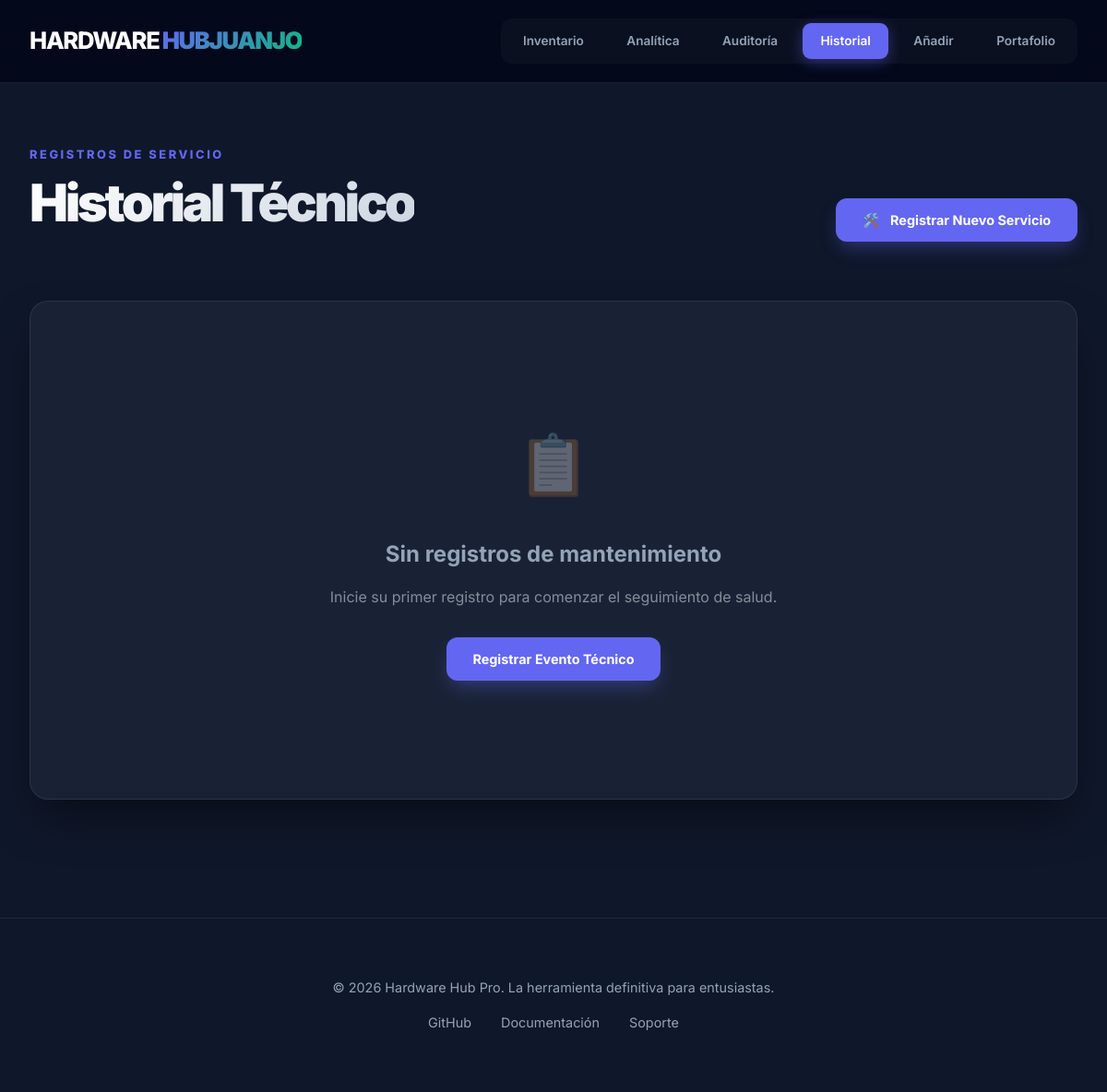
The page /historial.php on the database as committed earlier.
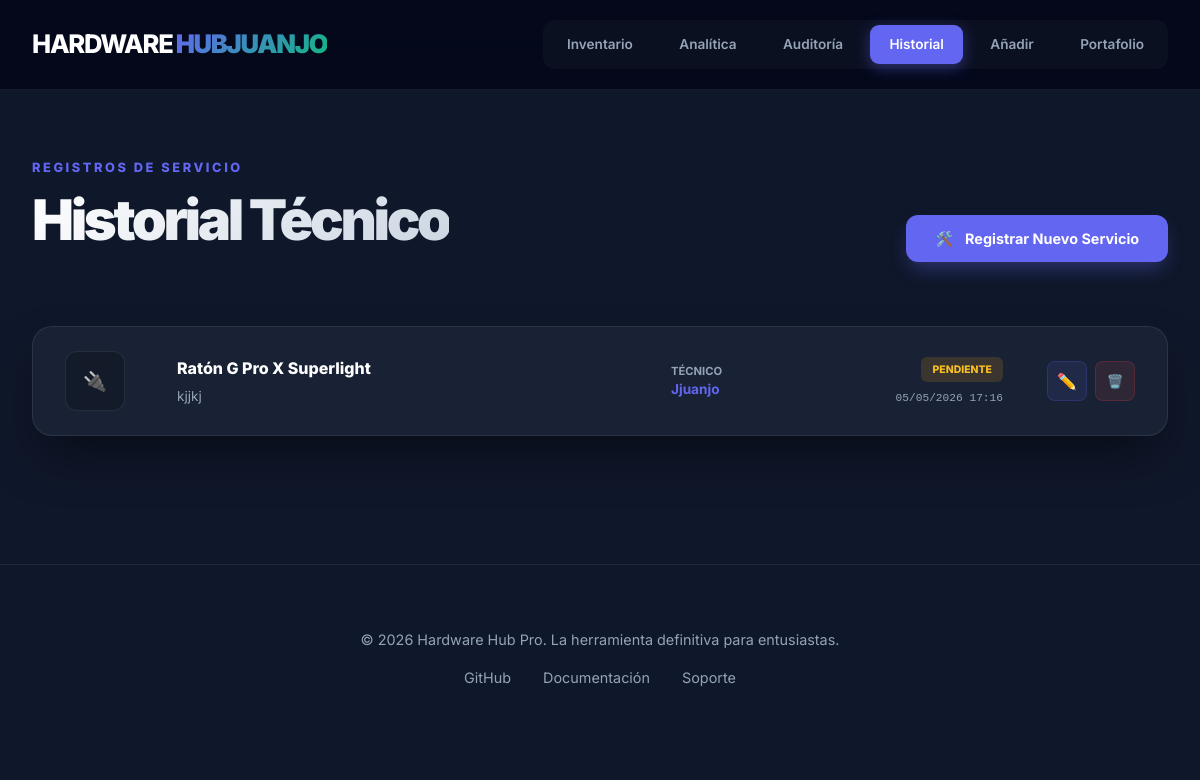
The same page on the database as committed later.
### tables this page shows
CREATE TABLE `mantenimientos` (
  `id` int(11) NOT NULL,
  `componente_id` int(11) NOT NULL,
  `fecha` datetime DEFAULT current_timestamp(),
  `descripcion` text NOT NULL,
  `tecnico` varchar(100) DEFAULT 'Admin Juanjo',
  `estado` enum('Pendiente','Completado','Fallo') DEFAULT 'Completado'
);

CREATE TABLE `componentes` (
  `id` int(11) NOT NULL,
  `nombre` varchar(200) NOT NULL,
  `descripcion` text DEFAULT NULL,
  `precio` decimal(10,2) NOT NULL,
  `stock` int(11) DEFAULT 0,
  `marca_id` int(11) NOT NULL,
  `categoria` varchar(100) DEFAULT 'Sin categoría',
  `imagen_url` varchar(500) DEFAULT NULL
);

### historial.php (the view, shortened to what this page needs)
<?php
$currentPage = 'historial';
require_once 'layout/header.php';
$sql = "SELECT m.*, c.nombre AS componente_nombre, c.imagen_url
        FROM mantenimientos m
        JOIN componentes c ON m.componente_id = c.id
        ORDER BY m.fecha DESC";
$stmt = $pdo->query($sql);
$historial = $stmt->fetchAll();
?>
<main class="container">
    <header class="reveal" style="margin-bottom: 4rem; display: flex; justify-content: space-between; align-items: flex-end;">
        <div>
            <span style="color: var(--primary); font-weight: 800; text-transform: uppercase; letter-spacing: 0.2em; font-size: 0.8rem;">REGISTROS DE SERVICIO</span>
            <h1 class="text-gradient">Historial Técnico</h1>
        </div>
        <a href="registrar_mantenimiento.php" class="btn btn-primary">
            <span>🛠️</span> Registrar Nuevo Servicio
        </a>
    </header>
    <?php if (count($historial) > 0): ?>
        <div style="display: flex; flex-direction: column; gap: 1.5rem;">
            <?php foreach ($historial as $log): ?>
                <div class="glass reveal" style="padding: 1.5rem 2rem; border-radius: var(--radius); display: grid; grid-template-columns: 80px 1fr 150px 150px 100px; align-items: center; gap: 2rem;">
                    <div style="width: 60px; height: 60px; border-radius: 12px; background: rgba(0,0,0,0.2); overflow: hidden; border: 1px solid var(--border);">
                        <?php if (!empty($log['imagen_url'])): ?>
                            <img src="<?php echo htmlspecialchars($log['imagen_url']); ?>" style="width: 100%; height: 100%; object-fit: cover;">
                        <?php else: ?>
                            <div style="width: 100%; height: 100%; display: flex; align-items: center; justify-content: center; font-size: 1.2rem;">🔌</div>
                        <?php endif; ?>
                    </div>
                    <div>
                        <div style="font-weight: 800; color: white;"><?php echo htmlspecialchars($log['componente_nombre']); ?></div>
                        <p style="font-size: 0.85rem; color: var(--text-muted); margin-top: 0.4rem; line-height: 1.4;"><?php echo htmlspecialchars($log['descripcion']); ?></p>
                    </div>
                    <div>
                        <div style="font-size: 0.7rem; color: var(--text-muted); text-transform: uppercase; font-weight: 700;">Técnico</div>
                        <div style="font-weight: 700; color: var(--primary); font-size: 0.85rem;"><?php echo htmlspecialchars($log['tecnico']); ?></div>
                    </div>
                    <div style="text-align: right;">
                        <span style="display: inline-block; padding: 0.3rem 0.7rem; border-radius: 6px; font-size: 0.65rem; font-weight: 800; text-transform: uppercase;
                            <?php
                                if($log['estado'] == 'Completado') echo 'background: rgba(16, 185, 129, 0.15); color: #4ade80;';
                                elseif($log['estado'] == 'Pendiente') echo 'background: rgba(245, 158, 11, 0.15); color: #fbbf24;';
                                else echo 'background: rgba(239, 68, 68, 0.15); color: #f87171;';
                            ?>">
                            <?php echo $log['estado']; ?>
                        </span>
                        <div style="font-size: 0.7rem; color: var(--text-muted); margin-top: 0.5rem; font-family: monospace;">
                            <?php echo date('d/m/Y H:i', strtotime($log['fecha'])); ?>
                        </div>
                    </div>
                    <div style="text-align: right; display: flex; gap: 0.5rem; justify-content: flex-end;">
                        <a href="editar_mantenimiento.php?id=<?php echo $log['id']; ?>" class="btn-icon" style="background: rgba(99, 102, 241, 0.1); color: #818cf8; border: 1px solid rgba(99, 102, 241, 0.2); width: 40px; height: 40px; border-radius: 8px; cursor: pointer; transition: all 0.3s; display: flex; align-items: center; justify-content: center; text-decoration: none;" title="Editar Registro">
                            ✏️
                        </a>
                        <button onclick="confirmarBorrado(<?php echo $log['id']; ?>)" class="btn-icon" style="background: rgba(239, 68, 68, 0.1); color: #f87171; border: 1px solid rgba(239, 68, 68, 0.2); width: 40px; height: 40px; border-radius: 8px; cursor: pointer; transition: all 0.3s; display: flex; align-items: center; justify-content: center;" title="Eliminar Registro">
                            🗑️
                        </button>
                    </div>
                </div>
            <?php endforeach; ?>
        </div>
    <?php else: ?>
        <div class="glass reveal" style="padding: 8rem 0; text-align: center; border-radius: var(--radius);">
            <div style="font-size: 4rem; margin-bottom: 2rem; opacity: 0.3;">📋</div>
            <h2 style="color: var(--text-muted);">Sin registros de mantenimiento</h2>
            <p style="margin-top: 1rem; opacity: 0.5;">Inicie su primer registro para comenzar el seguimiento de salud.</p>
            <a href="registrar_mantenimiento.php" class="btn btn-primary" style="margin-top: 2rem;">Registrar Evento Técnico</a>
        </div>
    <?php endif; ?>
</main>
<?php require_once 'layout/footer.php'; ?>

### layout/header.php (shortened to what this page needs)
<!DOCTYPE html>
<html lang="es">
<head>
    <link rel="stylesheet" href="styles.css">
    <link rel="stylesheet" href="https://cdnjs.cloudflare.com/ajax/libs/animate.css/4.1.1/animate.min.css" />
</head>
<body>
    <nav>
        <div class="nav-container">
            <a href="index.php" class="logo">HARDWARE<span>HUBJUANJO</span></a>
            <div class="nav-links">
                <a href="index.php" class="<?php echo ($currentPage == 'index') ? 'active' : ''; ?>">Inventario</a>
                <a href="analitica.php"
                    class="<?php echo ($currentPage == 'analitica') ? 'active' : ''; ?>">Analítica</a>
                <a href="auditoria.php"
                    class="<?php echo ($currentPage == 'auditoria') ? 'active' : ''; ?>">Auditoría</a>
                <a href="historial.php"
                    class="<?php echo ($currentPage == 'historial') ? 'active' : ''; ?>">Historial</a>
                <a href="nuevo.php" class="<?php echo ($currentPage == 'nuevo') ? 'active' : ''; ?>">Añadir</a>
                <a href="portafolio.html">Portafolio</a>
            </div>
        </div>
    </nav>

### layout/footer.php (shortened to what this page needs)
    <footer style="margin-top: 8rem; padding: 4rem 0; border-top: 1px solid var(--border); text-align: center;">
        <div class="container" style="margin: 0 auto; color: var(--text-muted); font-size: 0.9rem;">
            <p>&copy; <?php echo date('Y'); ?> Hardware Hub Pro. La herramienta definitiva para entusiastas.</p>
            <div style="margin-top: 1rem; display: flex; justify-content: center; gap: 2rem;">
                <a href="#" style="color: var(--text-muted); text-decoration: none;">GitHub</a>
                <a href="#" style="color: var(--text-muted); text-decoration: none;">Documentación</a>
                <a href="#" style="color: var(--text-muted); text-decoration: none;">Soporte</a>
            </div>
        </div>
    </footer>
</body>
</html>

### styles.css (style rules this page uses)
:root { --bg: #0f172a; --bg-alt: #1e293b; --text: #f1f5f9; --text-muted: #94a3b8; --primary: #6366f1; --primary-glow: rgba(99, 102, 241, 0.3); --accent: #10b981; --border: rgba(255, 255, 255, 0.08); --surface: rgba(30, 41, 59, 0.7); --radius: 20px; --transition: all 0.4s cubic-bezier(0.4, 0, 0.2, 1); }
* { margin: 0; padding: 0; box-sizing: border-box; -webkit-font-smoothing: antialiased; }
body { font-family: 'Inter', system-ui, -apple-system, sans-serif; background-color: var(--bg); color: var(--text); line-height: 1.5; min-height: 100vh; }
.text-gradient { background: linear-gradient(135deg, #fff 0%, #cbd5e1 100%); -webkit-background-clip: text; background-clip: text; -webkit-text-fill-color: transparent; }
h1 { font-size: 3.5rem; font-weight: 900; letter-spacing: -0.06em; }
.glass { background: var(--surface); backdrop-filter: blur(20px); -webkit-backdrop-filter: blur(20px); border: 1px solid var(--border); box-shadow: 0 25px 50px -12px rgba(0, 0, 0, 0.5); }
.container { max-width: 1300px; margin: 4rem auto; padding: 0 2rem; }
nav { background: rgba(2, 6, 23, 0.8); backdrop-filter: blur(24px); padding: 1.25rem 0; border-bottom: 1px solid var(--border); position: sticky; top: 0; z-index: 1000; }
.nav-container { max-width: 1300px; margin: 0 auto; padding: 0 2rem; display: flex; justify-content: space-between; align-items: center; }
.logo { font-family: 'Inter', sans-serif; font-weight: 800; font-size: 1.6rem; letter-spacing: -0.05em; color: white; text-decoration: none; transition: var(--transition); display: flex; align-items: center; gap: 0.2rem; }
.logo span { color: var(--primary); background: linear-gradient(135deg, var(--primary) 0%, var(--accent) 100%); -webkit-background-clip: text; background-clip: text; -webkit-text-fill-color: transparent; font-weight: 900; }
.nav-links { display: flex; gap: 0.5rem; background: rgba(255, 255, 255, 0.03); padding: 0.3rem; border-radius: 12px; }
.nav-links a { text-decoration: none; color: var(--text-muted); font-size: 0.85rem; font-weight: 600; padding: 0.6rem 1.2rem; border-radius: 9px; transition: var(--transition); }
.nav-links a.active { color: white; background: var(--primary); box-shadow: 0 4px 15px rgba(99, 102, 241, 0.4); }
.btn { padding: 0.8rem 1.8rem; border-radius: 12px; font-weight: 700; font-size: 0.9rem; transition: var(--transition); cursor: pointer; border: none; display: inline-flex; align-items: center; gap: 0.75rem; text-decoration: none !important; }
.btn-primary { background: var(--primary); color: white; box-shadow: 0 10px 20px -5px rgba(99, 102, 241, 0.4); }
.reveal { opacity: 0; transform: translateY(30px); transition: all 0.8s cubic-bezier(0.16, 1, 0.3, 1); }
.reveal.active { opacity: 1 !important; transform: translateY(0) !important; }
.glass { position: relative; overflow: hidden; }
.glass::before { content: ''; position: absolute; inset: 0; background: radial-gradient( 600px circle at var(--mouse-x) var(--mouse-y), rgba(99, 102, 241, 0.08), transparent 40% ); z-index: 1; pointer-events: none; opacity: 0; transition: opacity 0.5s ease; }

Rows that differ between the two databases and show on the page:
added mantenimientos: componente.nombre "Ratón G Pro X Superlight", descripcion "kjjkj", tecnico "Jjuanjo", estado "PENDIENTE", fecha "05/05/2026 17:16"
Other text that changed with them:
text no longer shown: "📋 Sin registros de mantenimiento Inicie su primer registro para comenzar el seguimiento de salud. Registrar Evento Técnico"
